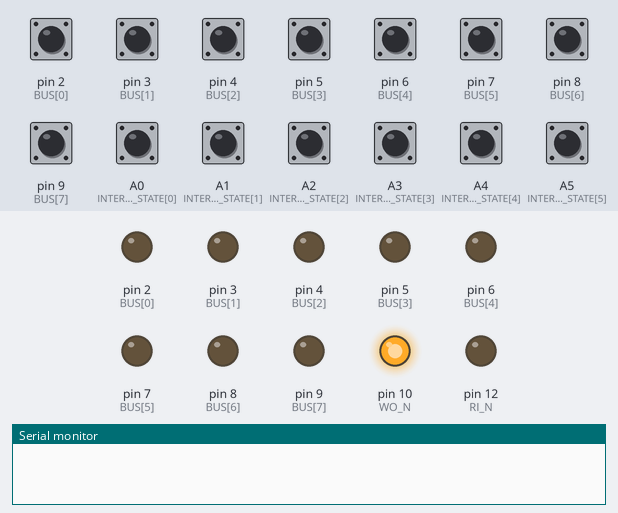
Recording of a sketch running on a simulated Arduino Uno, built with avr-gcc and run on an emulated ATmega328P. On the bench: output pins drawn as LEDs (lit = HIGH), the last lines printed to the serial monitor. Inputs (shaded band) come from the test bench; at power-on: A0 (INTERNAL_STATE[0]), A1 (INTERNAL_STATE[1]), A2 (INTERNAL_STATE[2]), A3 (INTERNAL_STATE[3]), A4 (INTERNAL_STATE[4]), A5 (INTERNAL_STATE[5]), pin 2 (BUS[0]), pin 3 (BUS[1]), pin 4 (BUS[2]), pin 5 (BUS[3]), pin 6 (BUS[4]), pin 7 (BUS[5]), pin 8 (BUS[6]), pin 9 (BUS[7]) HIGH. Pins used as bus, display or sensor lines are not drawn.

Above: at 0.3 s.
At 1.71 s:
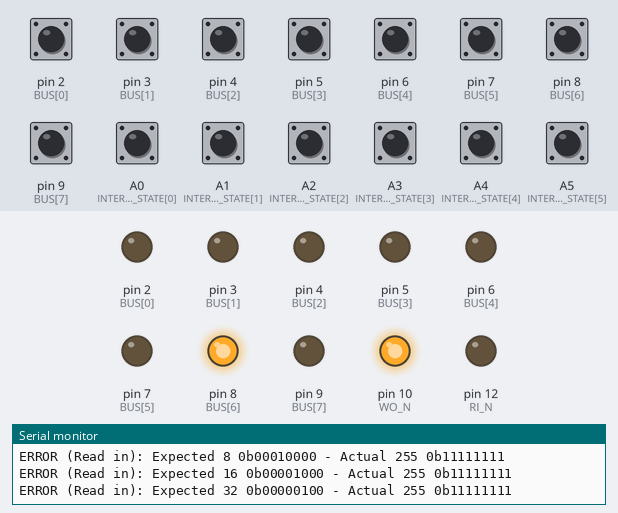
At 3.02 s:
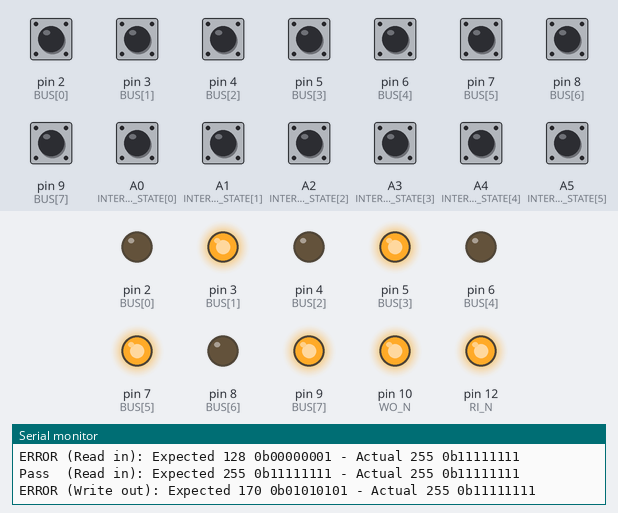
At 3.93 s:
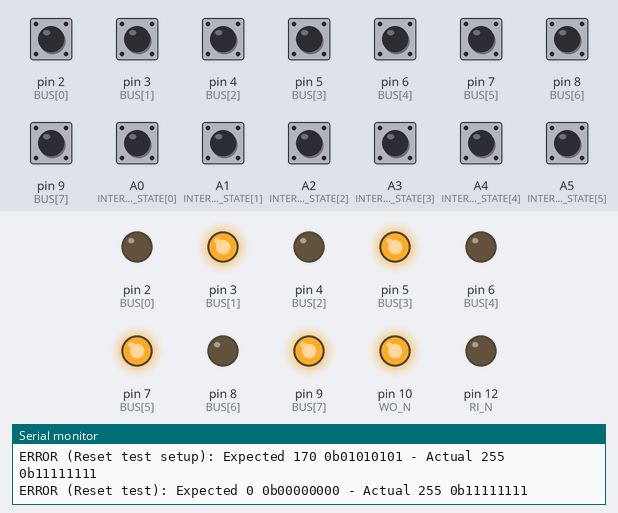
At 21.22 s:
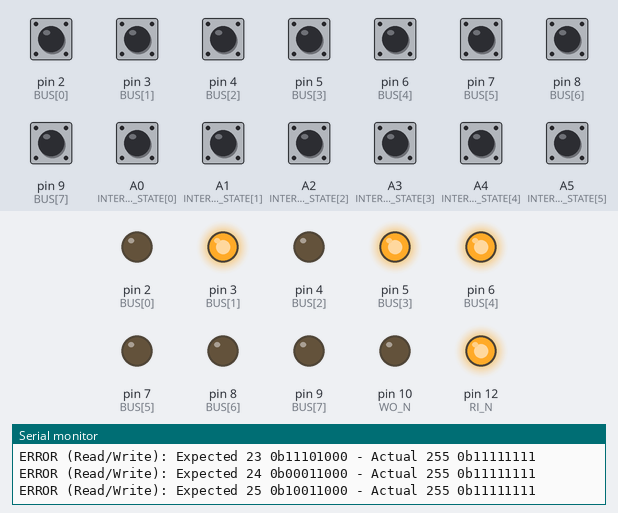
At 39.72 s:
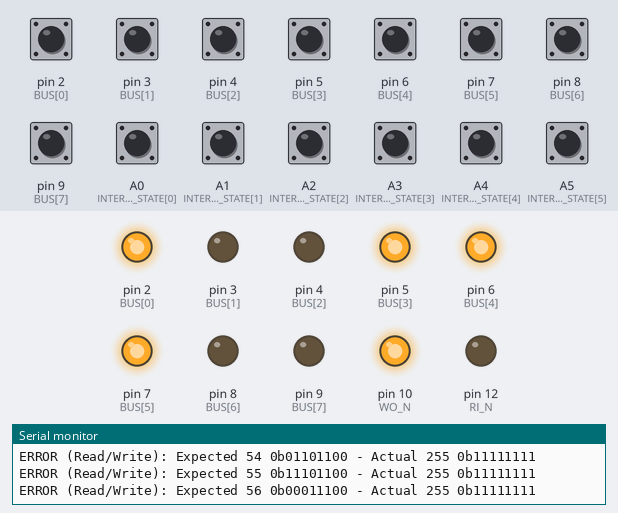
Timing chart, 0 to 40.0 s (numbered marks = the images above):
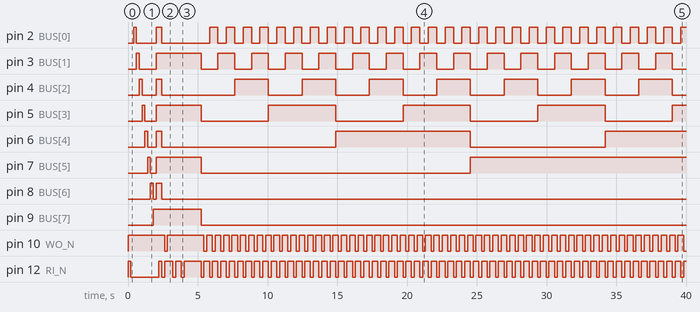

Measured:
- by itself, pin 2 (BUS[0]): goes HIGH 0.20 s, LOW 1.4 s, HIGH 0.40 s, LOW 3.4 s, 28 × (HIGH 0.60 s, LOW 0.60 s), then HIGH
- by itself, pin 3 (BUS[1]): goes HIGH 0.20 s, LOW 1.2 s, HIGH 3.2 s, 14 × (LOW 1.2 s, HIGH 1.2 s), then LOW
- by itself, pin 4 (BUS[2]): goes HIGH 0.20 s, LOW 1.0 s, HIGH 0.40 s, LOW 5.2 s, 6 × (HIGH 2.4 s, LOW 2.4 s), HIGH 2.4 s, then LOW
- by itself, pin 5 (BUS[3]): goes HIGH 0.20 s, LOW 0.81 s, HIGH 3.2 s, 3 × (LOW 4.8 s, HIGH 4.8 s), LOW 4.8 s, then HIGH
- by itself, pin 6 (BUS[4]): goes HIGH 0.20 s, LOW 0.61 s, HIGH 0.40 s, LOW 12.5 s, HIGH 9.7 s, LOW 9.7 s, then HIGH
- by itself, pin 7 (BUS[5]): goes HIGH 0.20 s, LOW 0.40 s, HIGH 3.2 s, LOW 19.3 s, then HIGH
- by itself, pin 8 (BUS[6]): LOW → HIGH at 1.6 s, → LOW 0.20 s later, → HIGH 0.20 s later, → LOW 0.40 s later
- by itself, pin 9 (BUS[7]): LOW → HIGH at 1.8 s, → LOW 3.4 s later

The sketch:

A_regsiter_test.ino
```cpp
/* TEST PLAN
 *
 * 1) Read in
 *  a) Internal state should update
 *  b) Bus should be floating
 * 2) Write out
 *  a) Bus should match value writen earlier
 *  b) Internals state should match bus
 * 3) Reset
 *  a) Internal state to 0
 * 4) No-op
 *  a) Intenal state should remain as long as read in or reset are not asserted
 * 5) Test write then read for every value 0x00 to 0xFF
 */

#define CLK_HALF_PERIOD_MS 100

#define BUS_SIZE 8
#define BUS_FLOATING 0xFF

#define WO_N 10
#define RST 11
#define RI_N 12
#define CLK 13

int BUS[BUS_SIZE] = {2, 3, 4, 5, 6, 7, 8, 9};
int INTERNAL_STATE[BUS_SIZE] = {A0, A1, A2, A3, A4, A5, 18 /* SDA */, 19 /* SCL */};

/* Basic utility functions */
void print_bin8(int n) {
  for(int i = 0; i < 8; i++) {
    Serial.print((n>>i)&1);
  }
}

bool test_equal(int value, int expected, char* test) {
  if (value == expected) {
    Serial.print("Pass  (");
    Serial.print(test);
    Serial.print("): Expected ");
    Serial.print(expected);
    Serial.print(" 0b");
    print_bin8(expected);
    Serial.print(" - Actual ");
    Serial.print(value);
    Serial.print(" 0b");
    print_bin8(value);
    Serial.println();
    return true;
  } else {
    Serial.print("ERROR (");
    Serial.print(test);
    Serial.print("): Expected ");
    Serial.print(expected);
    Serial.print(" 0b");
    print_bin8(expected);
    Serial.print(" - Actual ");
    Serial.print(value);
    Serial.print(" 0b");
    print_bin8(value);
    Serial.println();
    return false;
  }
}

void clock_pulse() {
  digitalWrite(CLK, HIGH);
  delay(CLK_HALF_PERIOD_MS);
  digitalWrite(CLK, LOW);
  delay(CLK_HALF_PERIOD_MS);
}

void reset() {
  digitalWrite(RST, HIGH);
  clock_pulse();
  digitalWrite(RST, LOW);
}

// Load a value from the bus to the register
void read_in(int value) {
  for (int i=0; i<8; i++) {
    pinMode(BUS[i], OUTPUT);
    digitalWrite(BUS[i], (value>>i)&0x1);
  }
  digitalWrite(RI_N, LOW);

  clock_pulse();

  digitalWrite(RI_N, HIGH);
  for (int i=0; i<8; i++) {
    pinMode(BUS[i], INPUT_PULLUP);
  }
}

uint8_t read_bus() {
  uint8_t bus=0;

  for (int i=BUS_SIZE-1; i>=0; i--) {
    bus += digitalRead(BUS[i]) << i;
  }

  return bus;
}

uint8_t read_internal_state() {
  uint8_t internal_state=0;

  for (int i=BUS_SIZE-1; i>=0; i--) {
    internal_state += digitalRead(INTERNAL_STATE[i]) << i;
  }

  return internal_state;
}

// Get the value from the register on to the bus
uint8_t write_out() {
  digitalWrite(WO_N, LOW);
  clock_pulse();

  uint8_t bus = read_bus();
  digitalWrite(WO_N, HIGH);
  clock_pulse();

  return bus;
}

/* Test functions */
bool test_read_in() {
  reset();
  bool pass = true;

  read_in(0b00000000);
  pass &= test_equal(read_internal_state(), 0b00000000, "Read in");

  read_in(0b00000001);
  pass &= test_equal(read_internal_state(), 0b00000001, "Read in");

  read_in(0b00000010);
  pass &= test_equal(read_internal_state(), 0b00000010, "Read in");

  read_in(0b00000100);
  pass &= test_equal(read_internal_state(), 0b00000100, "Read in");

  read_in(0b00001000);
  pass &= test_equal(read_internal_state(), 0b00001000, "Read in");

  read_in(0b00010000);
  pass &= test_equal(read_internal_state(), 0b00010000, "Read in");

  read_in(0b00100000);
  pass &= test_equal(read_internal_state(), 0b00100000, "Read in");

  read_in(0b01000000);
  pass &= test_equal(read_internal_state(), 0b01000000, "Read in");

  read_in(0b10000000);
  pass &= test_equal(read_internal_state(), 0b10000000, "Read in");

  read_in(0b11111111);
  pass &= test_equal(read_internal_state(), 0b11111111, "Read in");

  return pass;
}

bool test_write_out() {
  reset();
  bool pass = true;

  read_in(0b10101010);
  uint8_t value = write_out();

  pass &= test_equal(value, 0b10101010, "Write out");
  return pass;
}

bool test_reset() {
  reset();
  bool pass = true;

  read_in(0b10101010);

  pass &= test_equal(read_internal_state(), 0b10101010, "Reset test setup");
  reset();
  pass &= test_equal(read_internal_state(), 0, "Reset test");
  return pass;
}

bool test_noop() {
  reset();
  bool pass = true;

  read_in(0b10101010);

  for (int i = 0; i < 5; i++) {
    pass &= test_equal(read_internal_state(), 0b10101010, "No OP");
    clock_pulse();
  }
  return pass;
}

int test_read_in_write_out_all() {
  reset();
  int pass_count = 0;

  for (unsigned int i = 0; i <= 0xFF; i++) {
    read_in(i & 0xFF);
    pass_count += test_equal(write_out(), i & 0xFF, "Read/Write");
  }
  return pass_count;
}

void setup() {
  Serial.begin(9600);

  /* Pin setup */
  pinMode(WO_N, OUTPUT);
  pinMode(RST, OUTPUT);
  pinMode(RI_N, OUTPUT);
  pinMode(CLK, OUTPUT);

  digitalWrite(WO_N, HIGH);
  digitalWrite(RST, LOW);
  digitalWrite(RI_N, HIGH);
  digitalWrite(CLK, LOW);

  for (int i=0; i<8; i++) {
    pinMode(BUS[i], INPUT_PULLUP);
    pinMode(INTERNAL_STATE[i], INPUT_PULLUP);
  }

  /* Tests */
  bool read_in = test_read_in();
  bool write_out = test_write_out();
  bool reset = test_reset();
  bool noop = test_noop();
  int read_in_write_out_all = test_read_in_write_out_all();

  Serial.println();

  Serial.print("Read in:\t");
  Serial.println(read_in ? "PASS" : "FAIL");

  Serial.print("Write out:\t");
  Serial.println(write_out ? "PASS" : "FAIL");

  Serial.print("Reset:\t\t");
  Serial.println(reset ? "PASS" : "FAIL");

  Serial.print("No OP:\t\t");
  Serial.println(noop ? "PASS" : "FAIL");

  Serial.print("Read/Write:\t");
  Serial.print(read_in_write_out_all >= 100 ? "PASS" : "FAIL");
  Serial.print("\t(Passed ");
  Serial.print(read_in_write_out_all);
  Serial.println("/256)");
}

void loop() {}
```
